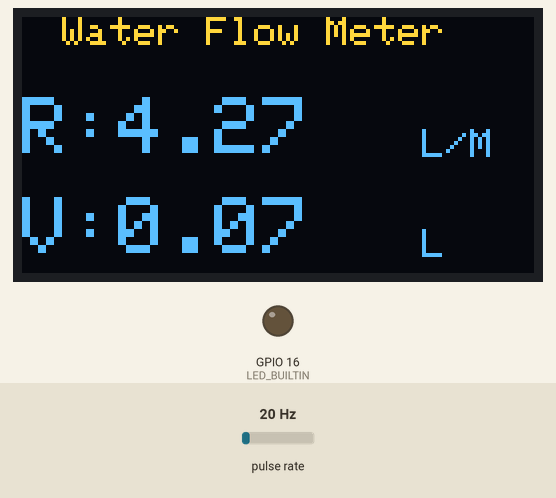
Simulated run of this sketch. Board: ESP8266 (NodeMCU). Shown: 128×64 one-colour display, output pins drawn as LEDs (lit = HIGH). Wiring (inferred from the names in the program): pulse sensor: data GPIO 2. The test bench sets the inputs (shaded band); at power-on: pulse rate 20 Hz. The OLED is the two-colour kind (top 16 rows yellow); what the sketch prints to the serial monitor is not drawn.

Above: at 1.6 s.
1.7 s: pulse rate (sensor on GPIO 2) set to 4 Hz
At 2.9 s:
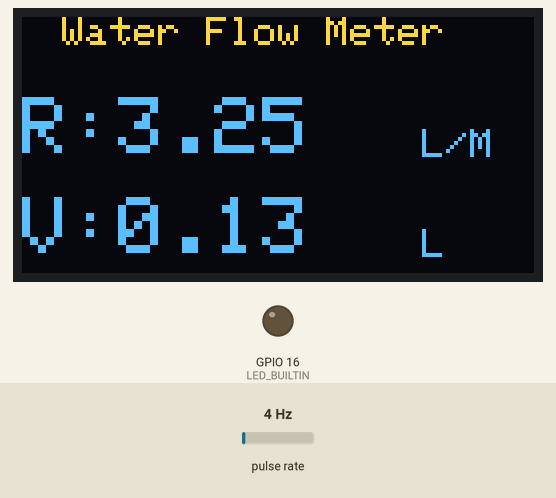
4.7 s: pulse rate (sensor on GPIO 2) set to 50 Hz
At 5.9 s:
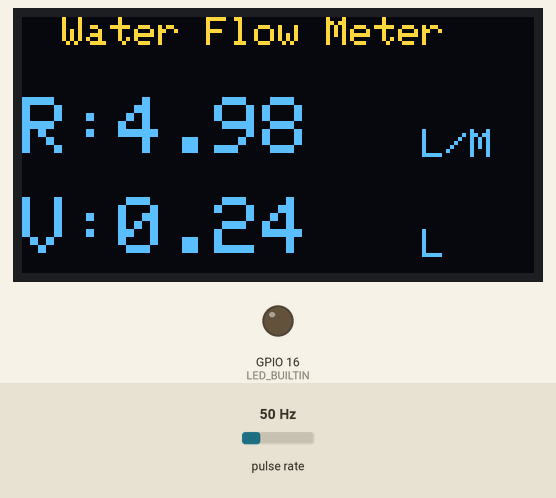
7.6 s: pulse rate (sensor on GPIO 2) set to 100 Hz
At 8.9 s:
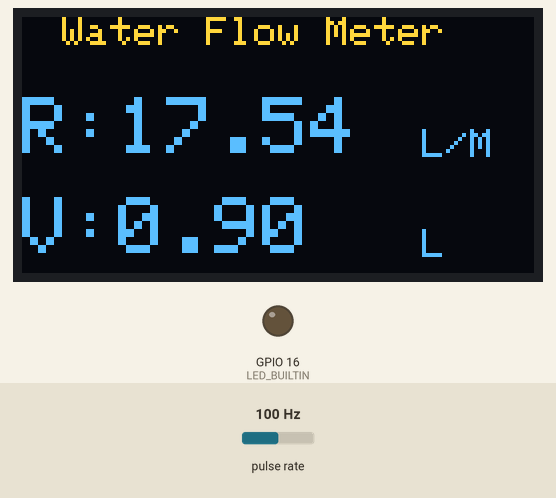
Timing chart, 0 to 10.6 s (numbered marks = the images above; inputs shaded):
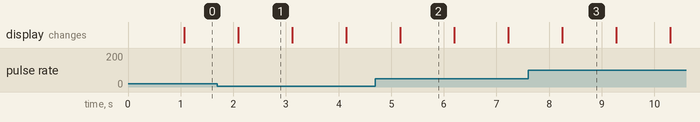

Measured:
- what the display in image 1 shows lasts 1.0 s, from 2.1 s to 3.1 s

The sketch:

waterflow.ino
```cpp
#include <ESP8266WiFi.h>
#include <SPI.h>
#include <Wire.h>
#include <Adafruit_GFX.h>
#include <Adafruit_SSD1306.h>

#define SCREEN_WIDTH 128    // OLED display width, in pixels
#define SCREEN_HEIGHT 64    // OLED display height, in pixels
#define OLED_RESET -1       // Reset pin # (or -1 if sharing Arduino reset pin)

Adafruit_SSD1306 display(SCREEN_WIDTH, SCREEN_HEIGHT, &Wire, OLED_RESET);

String apiKey = "W3MRDDW161JUBXDT"; // Enter your Write API key from ThingSpeak
const char *ssid = "";     // replace with your wifi ssid and wpa2 key
const char *pass = "";
const char* server = "api.thingspeak.com";

#define LED_BUILTIN 16
#define SENSOR  2


long currentMillis = 0;
long previousMillis = 0;
int interval = 1000;
boolean ledState = LOW;
float calibrationFactor = 4.5;
volatile byte pulseCount;
byte pulse1Sec = 0;
float flowRate;
unsigned long flowMilliLitres;
unsigned int totalMilliLitres;
float flowLitres;
float totalLitres;

void IRAM_ATTR pulseCounter()
{
  pulseCount++;
}

WiFiClient client;

void setup()
{
  Serial.begin(115200);
  display.begin(SSD1306_SWITCHCAPVCC, 0x3C); //initialize with the I2C addr 0x3C (128x64)
  display.clearDisplay();
  delay(10);

  pinMode(LED_BUILTIN, OUTPUT);
  pinMode(SENSOR, INPUT_PULLUP);

  pulseCount = 0;
  flowRate = 0.0;
  flowMilliLitres = 0;
  totalMilliLitres = 0;
  previousMillis = 0;

  attachInterrupt(digitalPinToInterrupt(SENSOR), pulseCounter, FALLING);
}

void loop()
{
  currentMillis = millis();
  if (currentMillis - previousMillis > interval)
  {

    pulse1Sec = pulseCount;
    pulseCount = 0;

    // Because this loop may not complete in exactly 1 second intervals we calculate
    // the number of milliseconds that have passed since the last execution and use
    // that to scale the output. We also apply the calibrationFactor to scale the output
    // based on the number of pulses per second per units of measure (litres/minute in
    // this case) coming from the sensor.
    flowRate = ((1000.0 / (millis() - previousMillis)) * pulse1Sec) / calibrationFactor;
    previousMillis = millis();

    // Divide the flow rate in litres/minute by 60 to determine how many litres have
    // passed through the sensor in this 1 second interval, then multiply by 1000 to
    // convert to millilitres.
    flowMilliLitres = (flowRate / 60) * 1000;
    flowLitres = (flowRate / 60);

    // Add the millilitres passed in this second to the cumulative total
    totalMilliLitres += flowMilliLitres;
    totalLitres += flowLitres;

    // Print the flow rate for this second in litres / minute
    Serial.print("Flow rate: ");
    Serial.print(float(flowRate));  // Print the integer part of the variable
    Serial.print("L/min");
    Serial.print("\t");       // Print tab space

    display.clearDisplay();

    display.setCursor(10, 0); //oled display
    display.setTextSize(1);
    display.setTextColor(WHITE);
    display.print("Water Flow Meter");

    display.setCursor(0, 20); //oled display
    display.setTextSize(2);
    display.setTextColor(WHITE);
    display.print("R:");
    display.print(float(flowRate));
    display.setCursor(100, 28); //oled display
    display.setTextSize(1);
    display.print("L/M");

    // Print the cumulative total of litres flowed since starting
    Serial.print("Output Liquid Quantity: ");
    Serial.print(totalMilliLitres);
    Serial.print("mL / ");
    Serial.print(totalLitres);
    Serial.println("L");

    display.setCursor(0, 45); //oled display
    display.setTextSize(2);
    display.setTextColor(WHITE);
    display.print("V:");
    display.print(totalLitres);
    display.setCursor(100, 53); //oled display
    display.setTextSize(1);
    display.print("L");
    display.display();
  }

  if (client.connect(server, 80)) // "184.106.153.149" or api.thingspeak.com
  {
    String postStr = apiKey;
    postStr += "&field1=";
    postStr += String(float(flowRate));
    postStr += "&field2=";
    postStr += String(totalLitres);
    postStr += "\r\n\r\n";

    client.print("POST /update HTTP/1.1\n");
    client.print("Host: api.thingspeak.com\n");
    client.print("Connection: close\n");
    client.print("X-THINGSPEAKAPIKEY: " + apiKey + "\n");
    client.print("Content-Type: application/x-www-form-urlencoded\n");
    client.print("Content-Length: ");
    client.print(postStr.length());
    client.print("\n\n");
    client.print(postStr);

  }
  client.stop();
}
```
